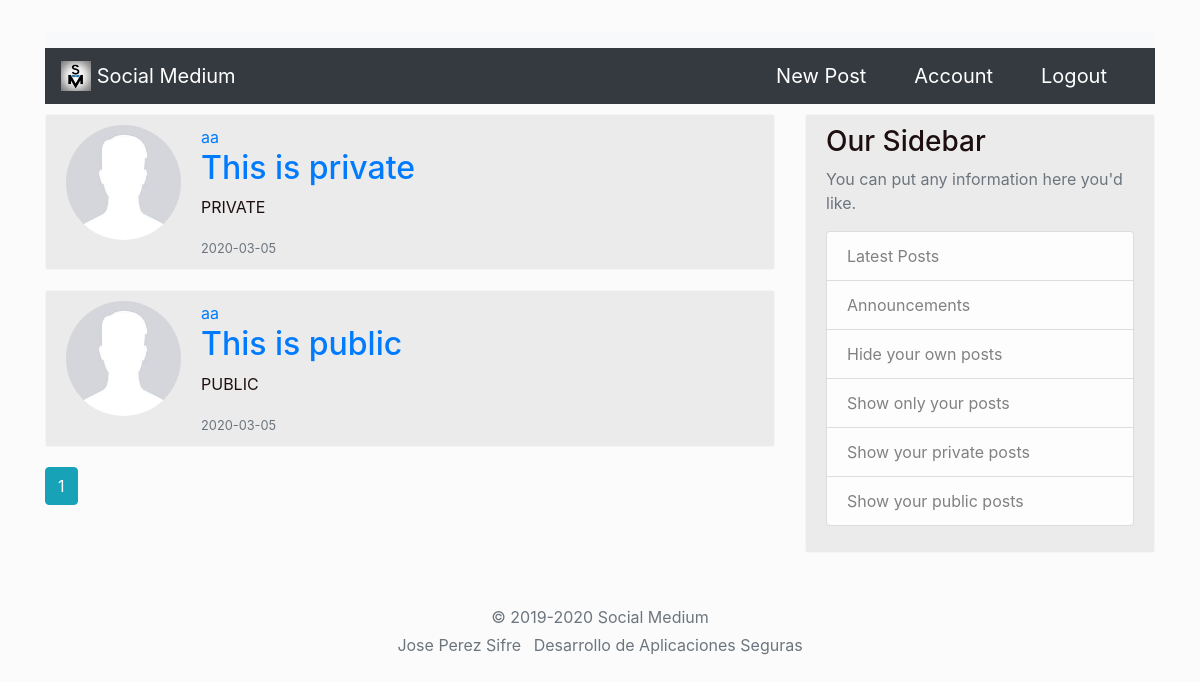
The app's page /home (signed in) with its own data.
### medium/models.py (models this page shows, shortened)
class Post(db.Model):
    id = db.Column(db.Integer, primary_key=True)
    title = db.Column(db.String(100), nullable=False)
    date_posted = db.Column(db.DateTime, nullable=False, default=datetime.utcnow)
    content = db.Column(db.Text, nullable=False)
    public = db.Column(db.Boolean, nullable=False, default=False)
    user_id = db.Column(db.Integer, db.ForeignKey('user.id'), nullable=False)

class User(db.Model, UserMixin):
    id = db.Column(db.Integer, primary_key=True)
    username = db.Column(db.String(25), unique=True, nullable=False)
    email = db.Column(db.String(100), unique=True, nullable=False)
    image_file = db.Column(db.String(20), nullable=False, default='default.jpg')
    password = db.Column(db.String(60), nullable=False)
    otp_secret = db.Column(db.String(16))
    posts = db.relationship('Post', cascade="all,delete", backref='author', lazy=True)

### medium/main/routes.py (the view)
@main.route('/')
@main.route('/home')
def home():
    if current_user.is_authenticated:
        page = request.args.get('page', 1, type=int)
        posts = Post.query.order_by(Post.date_posted.desc()).paginate(page=page, per_page=7)
    else:
        page = request.args.get('page', 1, type=int)
        posts = Post.query.filter_by(public=True).order_by(Post.date_posted.desc()).paginate(page=page, per_page=7)
    return render_template('home.html', posts = posts)

### medium/models.py (called while the page is built)
@login_manager.user_loader
def load_user(user_id):
    return User.query.get(int(user_id))

### medium/templates/home.html
{% extends "base.html" %}
{% block content %}
{% for post in posts.items %}
<article class="media content-section">
    <img class="rounded-circle account-imgSize" src="{{ url_for('static', filename='profilePictures/' + post.author.image_file) }}">
      <div class="media-body">
    <div class="article-metadata">
      <a class="mr-2" href="{{ url_for('users.user_post', username=post.author.username) }}">{{ post.author.username }}</a>
    </div>
    <h2><a class="article-title" href="{{ url_for('posts.post', post_id=post.id) }}">{{ post.title }}</a></h2>
    <p class="article-content">{{ post.content }}</p>
    <small class="text-muted">{{ post.date_posted.strftime('%Y-%m-%d') }}</small>
  </div>
</article>
{% endfor %}
{% for page_num in posts.iter_pages(left_edge=1, right_edge=1, left_current=1, right_current=1) %}
      {% if page_num %}
        {% if posts.page == page_num %}
          <a class="btn btn-info mb-4" href="{{ url_for('main.home', page=page_num) }}">{{ page_num }}</a>
        {% else %}
          <a class="btn btn-outline-info mb-4" href="{{ url_for('main.home', page=page_num) }}">{{ page_num }}</a>
        {% endif %}
      {% else %}
        ...
      {% endif %}
    {% endfor %}
{% endblock content %}

### medium/static/main.css (style rules this page uses)
.content-section { background: #ecebeb; padding: 10px 20px; border: 1px solid #f5f5f5; border-radius: 3px; margin-bottom: 20px; margin-top: 10px; }
body { background-color: #fbfbfb; color: #1d0f0f; margin-top: 2rem; }
.account-imgSize { height: 115px; width: 115px; margin-right: 20px; margin-bottom: 16px; }

### records on screen
Post: image_file (placeholder picture), author.username "aa", title "This is private", content "PRIVATE", date_posted "2020-03-05"
Post: image_file (placeholder picture), author.username "aa", title "This is public", content "PUBLIC", date_posted "2020-03-05"

### other values on screen
{{ page_num }} "1"
